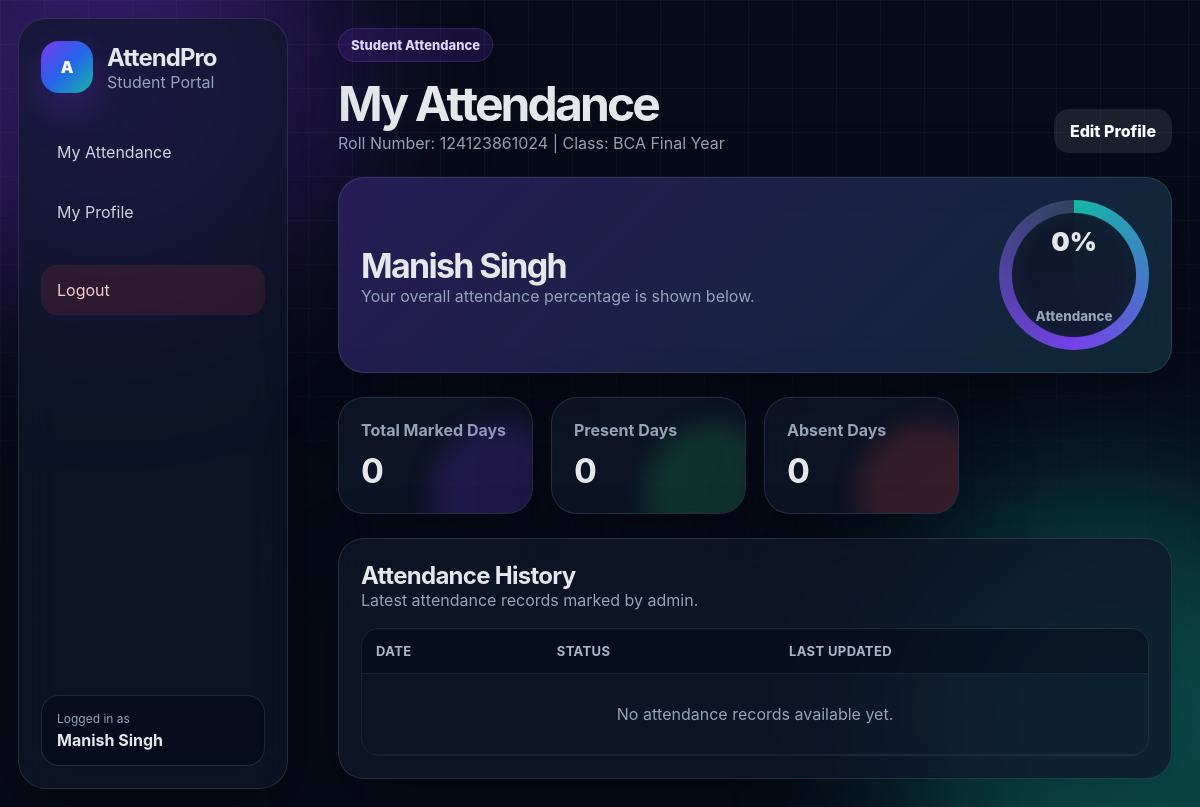
Page /student/dashboard (signed in) on the earlier database version.
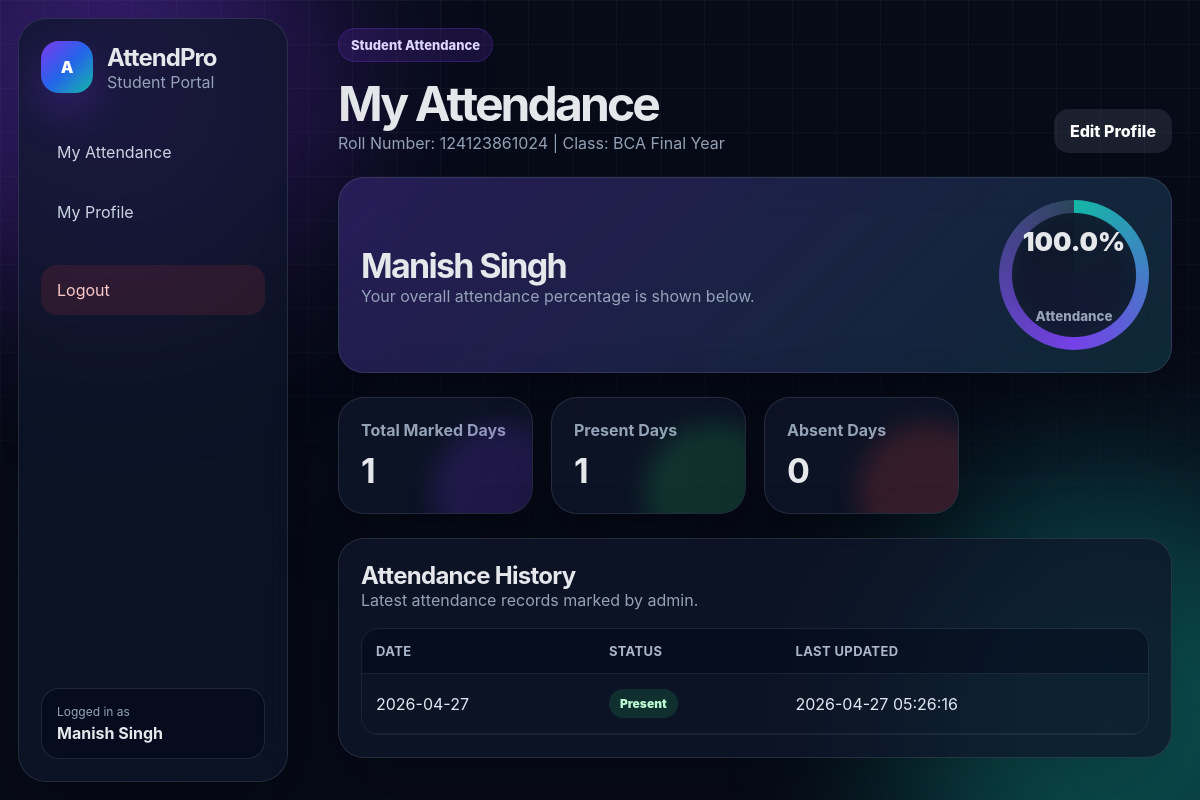
Same page on the later database version.
### tables this page shows
CREATE TABLE students (
            id INTEGER PRIMARY KEY AUTOINCREMENT,
            roll_no TEXT UNIQUE NOT NULL,
            name TEXT NOT NULL,
            class_name TEXT NOT NULL,
            email TEXT UNIQUE,
            phone TEXT,
            password_hash TEXT,
            created_at TEXT DEFAULT CURRENT_TIMESTAMP
        );

CREATE TABLE attendance (
            id INTEGER PRIMARY KEY AUTOINCREMENT,
            student_id INTEGER NOT NULL,
            attendance_date TEXT NOT NULL,
            status TEXT NOT NULL CHECK(status IN ('Present', 'Absent')),
            marked_by_admin_id INTEGER,
            created_at TEXT DEFAULT CURRENT_TIMESTAMP,
            updated_at TEXT DEFAULT CURRENT_TIMESTAMP,
            FOREIGN KEY(student_id) REFERENCES students(id) ON DELETE CASCADE,
            FOREIGN KEY(marked_by_admin_id) REFERENCES admins(id) ON DELETE SET NULL,
            UNIQUE(student_id, attendance_date)
        );

### app.py (the view)
@app.route("/student/dashboard")
@login_required("student")
def student_dashboard():
    student_id = session.get("user_id")
    conn = get_db()
    student = conn.execute(
        "SELECT * FROM students WHERE id = ?",
        (student_id,)
    ).fetchone()
    total_marked = conn.execute(
        "SELECT COUNT(*) AS count FROM attendance WHERE student_id = ?",
        (student_id,)
    ).fetchone()["count"]
    present_count = conn.execute(
        "SELECT COUNT(*) AS count FROM attendance WHERE student_id = ? AND status = 'Present'",
        (student_id,)
    ).fetchone()["count"]
    absent_count = conn.execute(
        "SELECT COUNT(*) AS count FROM attendance WHERE student_id = ? AND status = 'Absent'",
        (student_id,)
    ).fetchone()["count"]
    attendance_percentage = round((present_count / total_marked) * 100, 2) if total_marked else 0
    records = conn.execute("""
        SELECT attendance_date, status, updated_at
        FROM attendance
        WHERE student_id = ?
        ORDER BY attendance_date DESC
        LIMIT 30
    """, (student_id,)).fetchall()
    conn.close()
    return render_template(
        "student_dashboard.html",
        student=student,
        total_marked=total_marked,
        present_count=present_count,
        absent_count=absent_count,
        attendance_percentage=attendance_percentage,
        records=records
    )

### app.py (called while the page is built)
def get_db():
    conn = sqlite3.connect(DB_PATH)
    conn.row_factory = sqlite3.Row
    conn.execute("PRAGMA foreign_keys = ON")
    return conn

def login_required(role=None):
    def decorator(view_func):
        @wraps(view_func)
        def wrapper(*args, **kwargs):
            if "user_id" not in session:
                flash("Please login first.", "warning")
                return redirect(url_for("index"))
            if role and session.get("role") != role:
                flash("You do not have permission to access that page.", "danger")
                return redirect(url_for("index"))
            return view_func(*args, **kwargs)
        return wrapper
    return decorator

@app.context_processor
def inject_user():
    return {
        "current_role": session.get("role"),
        "current_user": session.get("username") or session.get("student_name")
    }

### templates/student_dashboard.html
{% extends "base.html" %}
{% block content %}
<div class="page-header">
    <div>
        <span class="page-kicker">Student Attendance</span>
        <h1>My Attendance</h1>
        <p>Roll Number: {{ student.roll_no }} | Class: {{ student.class_name }}</p>
    </div>
    <a href="{{ url_for('student_profile') }}" class="btn">Edit Profile</a>
</div>
<section class="student-hero">
    <div>
        <h2>{{ student.name }}</h2>
        <p>Your overall attendance percentage is shown below.</p>
    </div>
    <div class="percentage-ring">
        <span>{{ attendance_percentage }}%</span>
        <small>Attendance</small>
    </div>
</section>
<section class="stats-grid">
    <div class="stat-card">
        <p>Total Marked Days</p>
        <h2>{{ total_marked }}</h2>
    </div>
    <div class="stat-card success-stat">
        <p>Present Days</p>
        <h2>{{ present_count }}</h2>
    </div>
    <div class="stat-card danger-stat">
        <p>Absent Days</p>
        <h2>{{ absent_count }}</h2>
    </div>
</section>
<section class="card">
    <div class="section-title">
        <div>
            <h2>Attendance History</h2>
            <p>Latest attendance records marked by admin.</p>
        </div>
    </div>
    <div class="table-wrap">
        <table>
            <thead>
                <tr>
                    <th>Date</th>
                    <th>Status</th>
                    <th>Last Updated</th>
                </tr>
            </thead>
            <tbody>
                {% for record in records %}
                <tr>
                    <td>{{ record.attendance_date }}</td>
                    <td>
                        <span class="status {{ record.status|lower }}">
                            {{ record.status }}
                        </span>
                    </td>
                    <td>{{ record.updated_at }}</td>
                </tr>
                {% else %}
                <tr>
                    <td colspan="3" class="empty">No attendance records available yet.</td>
                </tr>
                {% endfor %}
            </tbody>
        </table>
    </div>
</section>
{% endblock %}

### templates/base.html (shortened to what this page needs)
<!DOCTYPE html>
<html lang="en">
<head>
    <link rel="stylesheet" href="{{ url_for('static', filename='css/style.css') }}">
</head>
<body>
    <div class="background-orb orb-one"></div>
    <div class="background-orb orb-two"></div>
    <div class="background-grid"></div>
    {% if current_role %}
    <aside class="sidebar">
        <div class="brand">
            <div class="brand-icon">A</div>
            <div>
                <h2>AttendPro</h2>
                <p>{{ "Admin Console" if current_role == "admin" else "Student Portal" }}</p>
            </div>
        </div>
        {% if current_role == "admin" %}
        <nav>
            <a href="{{ url_for('admin_dashboard') }}">Dashboard</a>
            <a href="{{ url_for('admin_students') }}">Students</a>
            <a href="{{ url_for('mark_attendance') }}">Mark Attendance</a>
            <a href="{{ url_for('admin_reports') }}">Reports</a>
            <a href="{{ url_for('logout') }}" class="logout">Logout</a>
        </nav>
        {% elif current_role == "student" %}
        <nav>
            <a href="{{ url_for('student_dashboard') }}">My Attendance</a>
            <a href="{{ url_for('student_profile') }}">My Profile</a>
            <a href="{{ url_for('logout') }}" class="logout">Logout</a>
        </nav>
        {% endif %}
        <div class="side-user">
            <span>Logged in as</span>
            <strong>{{ current_user }}</strong>
        </div>
    </aside>
    {% endif %}
    <main class="{{ 'main' if current_role else 'auth-main' }}">
        {% block content %}{% endblock %}
    </main>
</body>
</html>

Differences in the rows shown:
added attendance: attendance_date "2026-04-27", status "Present", updated_at "2026-04-27 05:26:16"
Other differences:
{{ attendance_percentage }}: "0" → "100.0"
{{ total_marked }}: "0" → "1"
{{ present_count }}: "0" → "1"
text no longer shown: "No attendance records available yet."
